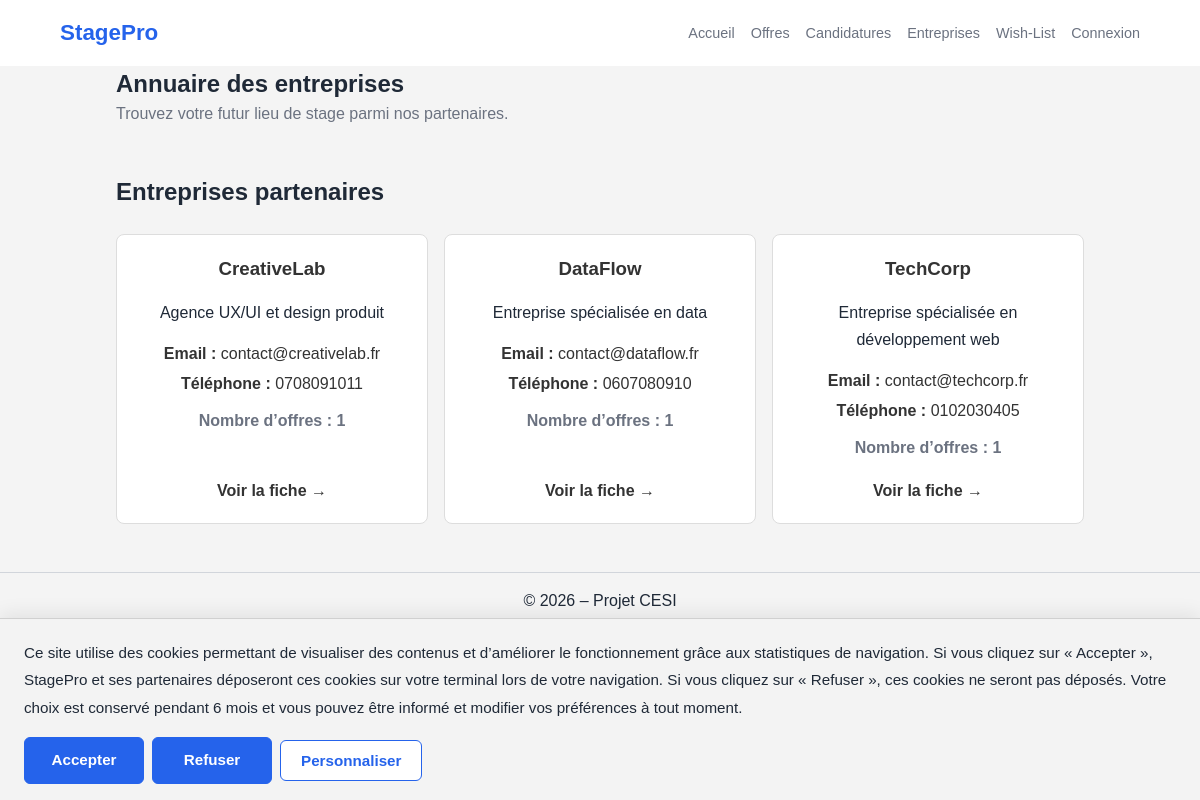
Page /index.php?page=entreprises on the earlier database version.
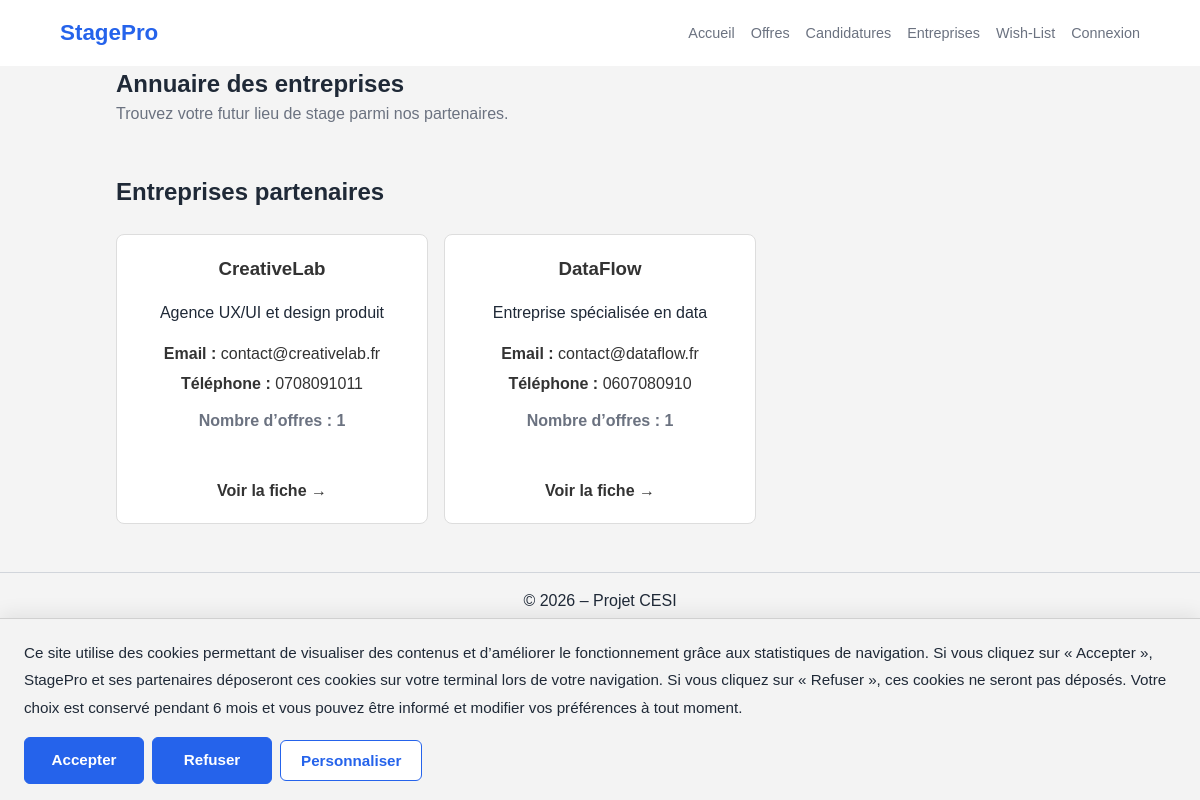
Same page on the later database version.
### tables this page shows
CREATE TABLE `entreprises` (
  `id` int(11) NOT NULL,
  `nom` varchar(150) NOT NULL,
  `description` text DEFAULT NULL,
  `email_contact` varchar(150) DEFAULT NULL,
  `telephone_contact` varchar(30) DEFAULT NULL,
  `created_at` timestamp NOT NULL DEFAULT current_timestamp()
);

### app/Controllers/EntrepriseController.php (called while the page is built, shortened)
<?php
require_once __DIR__ . '/../Models/Entreprise.php';
class EntrepriseController {
    private $model;
    public function __construct() {
        $this->model = new Entreprise();
    }
    public function index() {
        $entreprises = $this->model->findAll();
        include __DIR__ . '/../Views/layout/header.php';
        include __DIR__ . '/../Views/entreprises/liste.php';
        include __DIR__ . '/../Views/layout/footer.php';
    }
}

### config/Database.php (called while the page is built)
<?php
class Database {
    private static $instance = null;
    public static function getConnection() {
        if (self::$instance === null) {
            try {
                self::$instance = new PDO(
                    "mysql:host=localhost;dbname=stagepro;charset=utf8",
                    "root",
                    ""
                );
                self::$instance->setAttribute(PDO::ATTR_ERRMODE, PDO::ERRMODE_EXCEPTION);
                self::$instance->setAttribute(PDO::ATTR_DEFAULT_FETCH_MODE, PDO::FETCH_ASSOC);
            } catch (PDOException $e) {
                die("Erreur de connexion : " . $e->getMessage());
            }
        }
        return self::$instance;
    }
}

### app/Models/Entreprise.php (called while the page is built, shortened)
<?php
require_once __DIR__ . '/../../config/Database.php';
class Entreprise
{
    private PDO $pdo;
    public function __construct()
    {
        $this->pdo = Database::getConnection();
    }
    public function findAll(): array
    {
        $sql = "SELECT * FROM entreprises ORDER BY nom ASC";
        $stmt = $this->pdo->query($sql);
        return $stmt->fetchAll(PDO::FETCH_ASSOC);
    }
}

### app/Views/entreprises/liste.php (the view, shortened to what this page needs)
<section>
  <div style="display: flex; justify-content: space-between; align-items: center; gap: 1rem; flex-wrap: wrap;">
    <div>
      <h1>Annuaire des entreprises</h1>
      <p style="color: var(--text-muted);">Trouvez votre futur lieu de stage parmi nos partenaires.</p>
    </div>
  </div>
</section>
<section style="margin-top: 3rem;">
  <h2>Entreprises partenaires</h2>
  <div class="container-espaces" style="margin-top: 1.5rem;">
    <?php if (!empty($entreprises)): ?>
      <?php foreach ($entreprises as $entreprise): ?>
        <article class="card" style="position: relative; min-height: 290px; display: flex; flex-direction: column; justify-content: space-between;">
          <div>
            <h3 style="color: var(--accent-blue); margin-bottom: 1rem;">
              <?= htmlspecialchars($entreprise['nom']) ?>
            </h3>
            <p style="line-height: 1.7; color: var(--text-main); margin-bottom: 1rem;">
              <?php
                $description = trim($entreprise['description'] ?? '');
                if ($description === '') {
                    echo 'Aucune description disponible.';
                } else {
                    echo htmlspecialchars(
                        mb_strlen($description) > 150
                            ? mb_substr($description, 0, 150) . '...'
                            : $description
                    );
                }
              ?>
            </p>
            <?php if (!empty($entreprise['email_contact'])): ?>
              <p style="margin-bottom: 0.4rem;">
                <strong>Email :</strong> <?= htmlspecialchars($entreprise['email_contact']) ?>
              </p>
            <?php endif; ?>
            <?php if (!empty($entreprise['telephone_contact'])): ?>
              <p style="margin-bottom: 0.4rem;">
                <strong>Téléphone :</strong> <?= htmlspecialchars($entreprise['telephone_contact']) ?>
              </p>
            <?php endif; ?>
            <p style="color: var(--text-muted); margin-top: 0.8rem; font-weight: 600;">
              Nombre d’offres : <?= (int)($entreprise['nb_offres'] ?? 0) ?>
            </p>
          </div>
          <div style="margin-top: 1.2rem;">
            <span style="color: var(--accent-blue); font-weight: 600;">Voir la fiche →</span>
          </div>
          <a href="index.php?page=entreprise-detail&id=<?= (int)$entreprise['id'] ?>" class="lien-etendu"></a>
        </article>
      <?php endforeach; ?>
    <?php else: ?>
      <p>Aucune entreprise trouvée.</p>
    <?php endif; ?>
  </div>
</section>

Differences in the rows shown:
removed entreprises: nom "TechCorp", description "Entreprise spécialisée en développement web", email_contact "contact@techcorp.fr", telephone_contact "0102030405", id "1"
